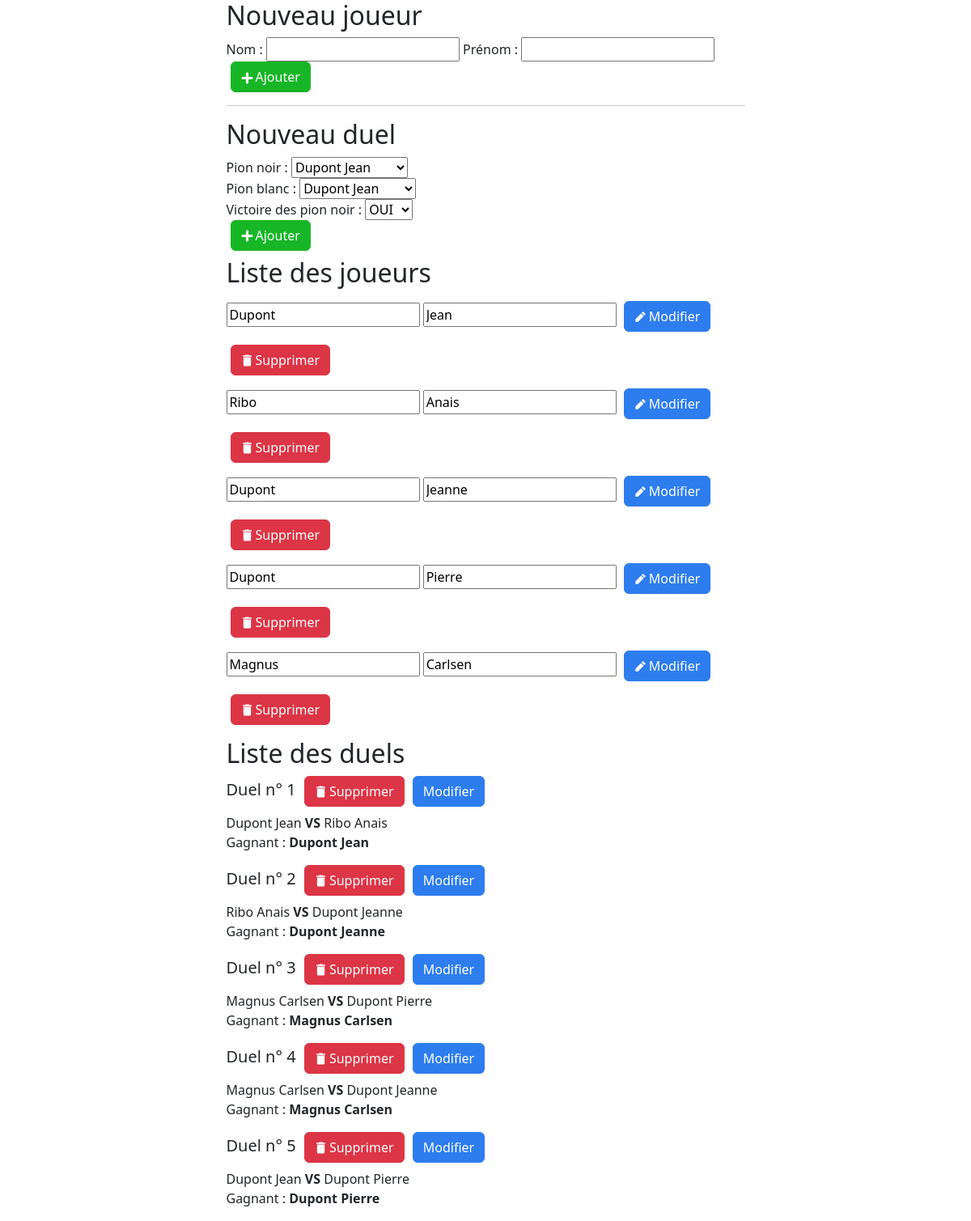
The page / on the database its author committed.
### tables this page shows
CREATE TABLE IF NOT EXISTS joueur (
    id INT AUTO_INCREMENT PRIMARY KEY,
    nom VARCHAR(255) NOT NULL,
    prenom VARCHAR(255) NOT NULL
);

CREATE TABLE IF NOT EXISTS duel (
    id INT AUTO_INCREMENT PRIMARY KEY,
    victoire_joueur_noir TINYINT NOT NULL,
    joueur_noir_id INT NOT NULL,
    joueur_blanc_id INT NOT NULL,
    FOREIGN KEY (joueur_noir_id) REFERENCES joueur(id) ON DELETE CASCADE,
    FOREIGN KEY (joueur_blanc_id) REFERENCES joueur(id) ON DELETE CASCADE
);

### DAO/JoueurDAO.php (called while the page is built, shortened)
<?php
class JoueurDAO {
    public static function getJoueurById($id) {
        $tablePlayer = DatabaseLinker::getConnexion();
        $recupPlayerId = $tablePlayer->prepare("SELECT * FROM joueur WHERE id = ?");
        $recupPlayerId->execute(array($id));
        $resultat = $recupPlayerId->fetch(PDO::FETCH_ASSOC);
        if($resultat) {
            $newPlayer = new JoueurDTO($resultat["nom"], $resultat["prenom"]);
            $newPlayer->setId($resultat['id']);
            return $newPlayer;
        }
        return null;
    }
    public static function getJoueurs() {
        $tablePlayer = DatabaseLinker::getConnexion();
        $recupPlayers = $tablePlayer->prepare("SELECT * FROM joueur");
        $recupPlayers->execute();
        $resultat = $recupPlayers->fetchAll(PDO::FETCH_ASSOC);
        $joueursArray = array();
        foreach ($resultat as $playerData) {
            $playerD = new JoueurDTO($playerData["nom"], $playerData["prenom"]);
            $playerD->setId($playerData['id']);
            $joueursArray[] = $playerD;
        }
        return $joueursArray;
    }
}

### DTO/JoueurDTO.php (called while the page is built, shortened)
<?php
class JoueurDTO
{
    private $id;
    private $nom;
    private $prenom;
    public function __construct($nom,  $prenom) {
        $this->nom = $nom;
        $this->prenom = $prenom;
    }
    public function getId() {
        return $this->id;
    }
    public function getNom() {
        return $this->nom;
    }
    public function getPrenom() {
        return $this->prenom;
    }
    public function setId( $id) {
        $this->id = $id;
    }
}

### DAO/DuelDAO.php (called while the page is built, shortened)
<?php
class DuelDAO {
    public static function getDuels() {
        $tableDuel = DatabaseLinker::getConnexion();
        $recupDuel = $tableDuel->prepare("SELECT * FROM duel");
        $recupDuel->execute();
        $resultat = $recupDuel->fetchAll(PDO::FETCH_ASSOC);
        $duels = array();
        foreach ($resultat as $duelData) {
            $duelD = new DuelDTO($duelData["joueur_noir_id"], $duelData["joueur_blanc_id"], $duelData["victoire_joueur_noir"]);
            $duelD->setId($duelData['id']);
            $duels[] = $duelD;
        }
        return $duels;
    }
}

### DTO/DuelDTO.php (called while the page is built, shortened)
<?php
class DuelDTO
{
    private $id;
    public function getId() {
        return $this->id;
    }
    public function setId($id)
    {
        $this->id = $id;
    }
}

### index.php (the view, shortened to what this page needs)
<?php
include_once("DTO/JoueurDTO.php");
include_once("DTO/DuelDTO.php");
include_once("DAO/DuelDAO.php");
include_once("DAO/JoueurDAO.php");
?>
<!DOCTYPE html>
<html lang="fr">
<head>
    <link href="https://cdn.jsdelivr.net/npm/bootstrap@5.3.3/dist/css/bootstrap.min.css" rel="stylesheet"
>
    <link rel="stylesheet" type="text/css" href="css/index.css" media="all">
    <link rel="stylesheet" type="text/css" href="css/icons.css" media="all">
</head>
<body>
    <main class="container">
        <div class="row justify-content-center">
            <section class="col-7">
                <h2>Nouveau joueur</h2>
                <form method="POST" action="createJoueur.php">
                    <label for="nom">Nom :</label>
                    <input type="text" id="nom" name="nom">
                    <label for="prenom">Prénom :</label>
                    <input type="text" id="prenom" name="prenom">
                    <button class="btn btn-success" type="validate"><i class="icon icon-add"></i>Ajouter</button>
                </form>
                <hr>
                <h2>Nouveau duel</h2>
                <form method="POST" action="createDuel.php">
                    <label for="pionNoir">Pion noir :</label>
                    <select name="pionNoir" id="pionNoir">
                        <?php
                        $tabJoueurs = JoueurDAO::getJoueurs();
                        if (sizeof($tabJoueurs) == 0) {
                            echo 'Aucun joueur enregistré.';
                        } else {
                            foreach ($tabJoueurs as $joueur) {
                                ?>
                                <option value="<?php echo $joueur->getId(); ?>">
                                    <?php echo $joueur->getNom() . " " . $joueur->getPrenom(); ?>
                                </option>
                                <?php
                            }
                        }
                        ?>
                    </select>
                    <br>
                    <label for="pionBlanc">Pion blanc :</label>
                    <select name="pionBlanc" id="pionBlanc">
                        <?php
                        $tabJoueurs = JoueurDAO::getJoueurs();
                        if (sizeof($tabJoueurs) == 0) {
                            echo 'Aucun joueur enregistré.';
                        } else {
                            foreach ($tabJoueurs as $joueur) {
                                ?>
                                <option value="<?php echo $joueur->getId(); ?>">
                                    <?php echo $joueur->getNom() . " " . $joueur->getPrenom(); ?>
                                </option>
                                <?php
                            }
                        }
                        ?>
                    </select>
                    <br>
                    <label for="victoirePionNoir">Victoire des pion noir :</label>
                    <select name="victoirePionNoir" id="victoirePionNoir">
                        <option value="1">OUI</option>
                    </select>
                    <br>
                    <button class="btn btn-success" type="validate"><i class="icon icon-add"></i>Ajouter</button>
                </form>
            </section>
        </div>
        <div class="row justify-content-center">
            <section class="col-7 mt-2">
                <h2>Liste des joueurs</h2>
                <?php
                $tabJoueurs = JoueurDAO::getJoueurs();
                if (sizeof($tabJoueurs) == 0) {
                    echo 'Aucun joueur enregistré.';
                } else {
                    foreach ($tabJoueurs as $joueur) {
                        ?>
                        <form method="POST" action="updateJoueur.php">
                            <input type="text" class="my-2" name="nom" placeholder="NOM"
                                value="<?php echo $joueur->getNom(); ?>">
                            <input type="text" class="my-2" name="prenom" placeholder="Prénom"
                                value="<?php echo $joueur->getPrenom(); ?>">
                            <button class="btn btn-primary my-2" type="submit"><i
                                    class="icon icon-edit"></i><span>Modifier</span></button>
                            <a class="btn btn-danger my-2" href="deleteJoueur.php?id=<?php echo $joueur->getId(); ?>">
                                <i class="icon icon-delete"></i><span>Supprimer</span>
                            </a>
                        </form>
                        <?php
                    }
                }
                ?>
            </section>
        </div>
        <div class="row justify-content-center">
            <section class="col-7 mt-2">
                <h2>Liste des duels</h2>
                <?php
                $tabDuels = DuelDAO::getDuels();
                $cptDuel = 1;
                if (sizeof($tabDuels) == 0) {
                    echo 'Aucun duel enregistré.';
                } else {
                    foreach ($tabDuels as $duel) {
                        $joueur1 = JoueurDAO::getJoueurById($duel->getJoueurNoirId());
                        $joueur2 = JoueurDAO::getJoueurById($duel->getJoueurBlancId());
                        if ($duel->isVictoireJoueurNoir()) {
                            $joueurGagnant = JoueurDAO::getJoueurById($duel->getJoueurNoirId());
                        } else {
                            $joueurGagnant = JoueurDAO::getJoueurById($duel->getJoueurBlancId());
                        }
                        ?>
                        <div class="mb-3">
                            <h5>Duel n° <?php echo $cptDuel; ?>
                                <a class="btn btn-danger" href="deleteDuel.php?id=<?php echo $duel->getId(); ?>">
                                    <i class="icon icon-delete"></i><span>Supprimer</span>
                                </a>
                                <button type="button" class="btn btn-primary" data-bs-toggle="modal"
                                    data-bs-target="#exampleModal">
                                    Modifier
                                </button>
                            </h5>
                            <span><?php echo $joueur1->getNom() . " " . $joueur1->getPrenom(); ?></span>
                            <span class="fw-bold">VS</span>
                            <span><?php echo $joueur2->getNom() . " " . $joueur2->getPrenom(); ?></span>
                            <div>
                                <label>Gagnant : </label>
                                <span
                                    class="fw-bold"><?php echo $joueurGagnant->getNom() . " " . $joueurGagnant->getPrenom(); ?></span>
                            </div>
                        </div>
                        <?php
                        $cptDuel++;
                    }
                }
                ?>
            </section>
        </div>
</body>
</html>

### css/index.css (style rules this page uses)
.btn i { margin-right: 3px; background-color: #fff; }
section .btn { margin-left: 5px; }
.btn-success { --bs-btn-color: #fff; --bs-btn-bg: #17b627; --bs-btn-border-color: #17b627; --bs-btn-hover-color: #fff; --bs-btn-hover-bg: #157347; --bs-btn-hover-border-color: #146c43; --bs-btn-focus-shadow-rgb: 60, 153, 110; --bs-btn-active-color: #fff; --bs-btn-active-bg: #146c43; --bs-btn-active-border-color: #13653f; --bs-btn-active-shadow: inset 0 3px 5px rgba(0, 0, 0, 0.125); --bs-btn-disabled-color: #fff; --bs-btn-disabled-bg: #17b627; --bs-btn-disabled-border-color: #17b627; }
.btn-primary { --bs-btn-color: #fff; --bs-btn-bg: #2d7def; --bs-btn-border-color: #2d7def; --bs-btn-hover-color: #fff; --bs-btn-hover-bg: #0b5ed7; --bs-btn-hover-border-color: #0a58ca; --bs-btn-focus-shadow-rgb: 49, 132, 253; --bs-btn-active-color: #fff; --bs-btn-active-bg: #0a58ca; --bs-btn-active-border-color: #0a53be; --bs-btn-active-shadow: inset 0 3px 5px rgba(0, 0, 0, 0.125); --bs-btn-disabled-color: #fff; --bs-btn-disabled-bg: #2d7def; --bs-btn-disabled-border-color: #2d7def; }

### rows shown on the page
joueur: nom "Dupont", prenom "Jean"
joueur: nom "Ribo", prenom "Anais"
joueur: nom "Dupont", prenom "Jeanne"
joueur: nom "Dupont", prenom "Pierre"
joueur: nom "Magnus", prenom "Carlsen"
duel: joueur_noir.nom "Dupont", joueur_noir.prenom "Jean", joueur_blanc.nom "Ribo", joueur_blanc.prenom "Anais"
duel: joueur_noir.nom "Ribo", joueur_noir.prenom "Anais", joueur_blanc.nom "Dupont", joueur_blanc.prenom "Jeanne"
duel: joueur_noir.nom "Dupont", joueur_noir.prenom "Jean", joueur_blanc.nom "Dupont", joueur_blanc.prenom "Pierre"

### other values the page prints
form field pionNoir "Dupont Jean"
form field pionBlanc "Dupont Jean"
